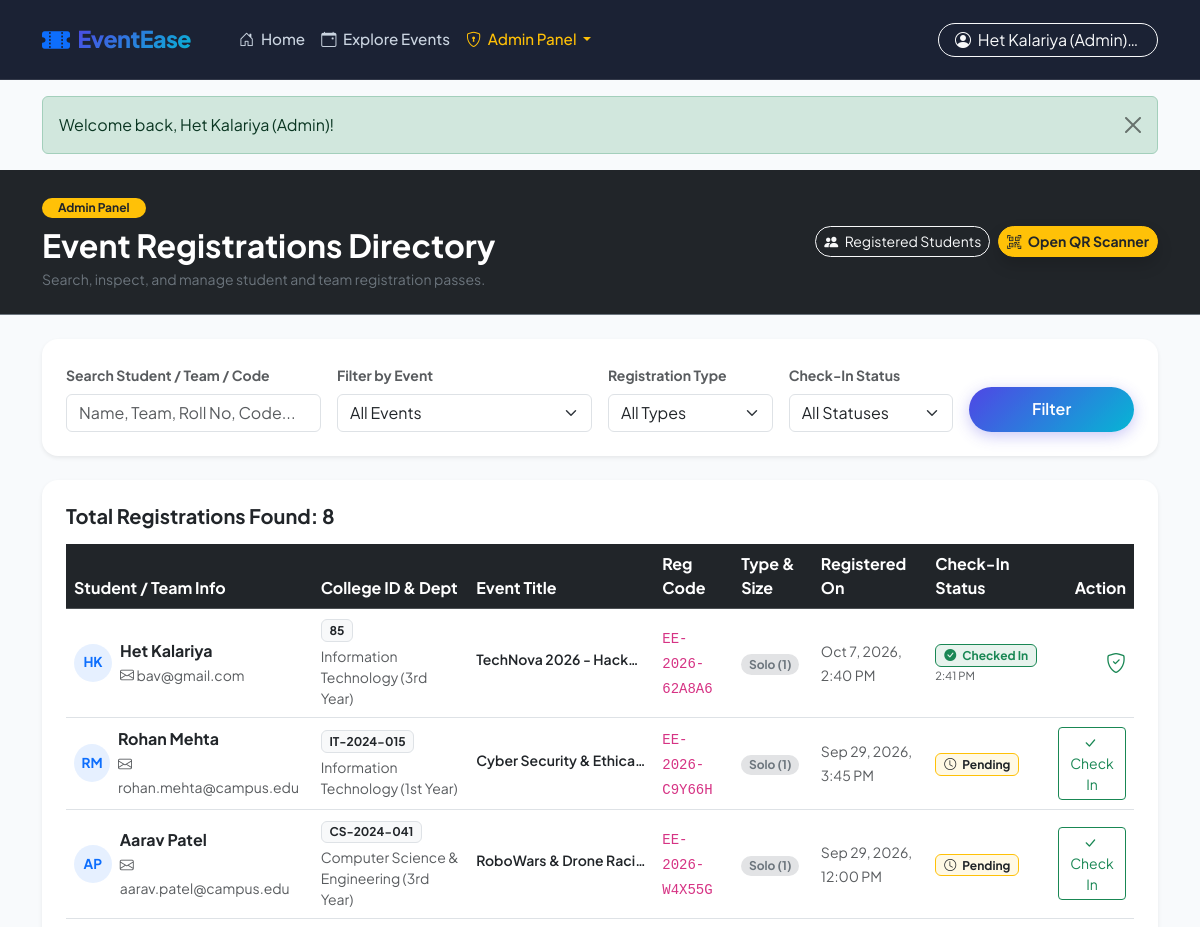
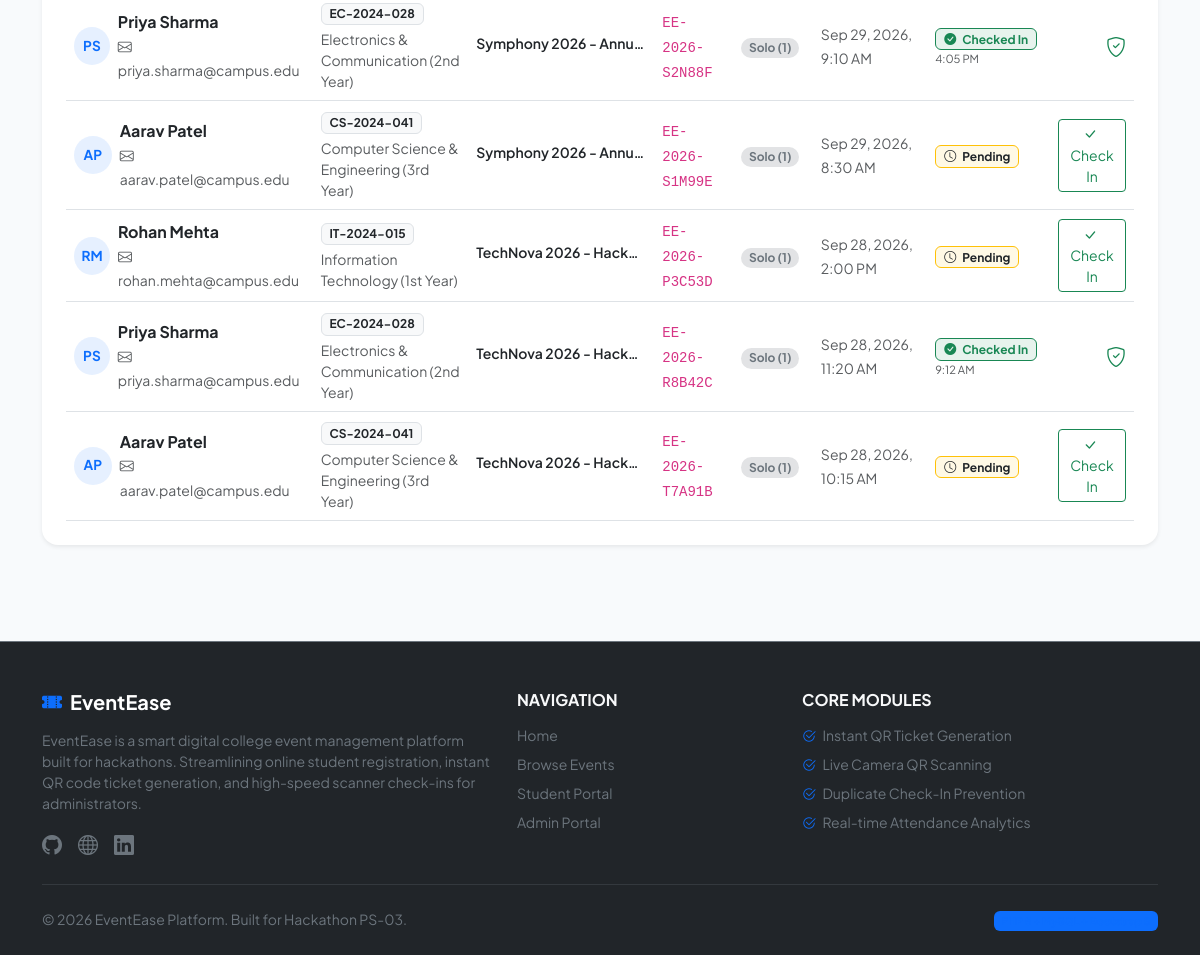
/admin/registrations.php (signed in), run on the app's committed database (2 pictures, top to bottom).
### tables this page shows
CREATE TABLE `registrations` (
  `id` INT AUTO_INCREMENT PRIMARY KEY,
  `user_id` INT NOT NULL,
  `event_id` INT NOT NULL,
  `registration_code` VARCHAR(50) NOT NULL UNIQUE,
  `qr_code` VARCHAR(255) NOT NULL,
  `checkin_status` ENUM('pending', 'checked_in') DEFAULT 'pending',
  `checkin_time` DATETIME DEFAULT NULL,
  `registered_at` TIMESTAMP DEFAULT CURRENT_TIMESTAMP,
  UNIQUE KEY `unique_user_event` (`user_id`, `event_id`),
  FOREIGN KEY (`user_id`) REFERENCES `users`(`id`) ON DELETE CASCADE,
  FOREIGN KEY (`event_id`) REFERENCES `events`(`id`) ON DELETE CASCADE
);

CREATE TABLE `users` (
  `id` INT AUTO_INCREMENT PRIMARY KEY,
  `name` VARCHAR(100) NOT NULL,
  `email` VARCHAR(100) NOT NULL UNIQUE,
  `phone` VARCHAR(20) NOT NULL,
  `college_id` VARCHAR(50) NOT NULL,
  `department` VARCHAR(100) NOT NULL,
  `year` VARCHAR(20) NOT NULL,
  `password` VARCHAR(255) NOT NULL,
  `role` ENUM('student', 'admin') DEFAULT 'student',
  `created_at` TIMESTAMP DEFAULT CURRENT_TIMESTAMP
);

CREATE TABLE `events` (
  `id` INT AUTO_INCREMENT PRIMARY KEY,
  `title` VARCHAR(150) NOT NULL,
  `category` VARCHAR(50) NOT NULL DEFAULT 'General',
  `description` TEXT NOT NULL,
  `rules` TEXT,
  `event_date` DATE NOT NULL,
  `event_time` TIME NOT NULL,
  `venue` VARCHAR(150) NOT NULL,
  `organizer` VARCHAR(100) NOT NULL DEFAULT 'Campus Event Committee',
  `capacity` INT NOT NULL,
  `registered_count` INT DEFAULT 0,
  `image` VARCHAR(255) DEFAULT 'default-event.jpg',
  `status` ENUM('active', 'completed', 'cancelled') DEFAULT 'active',
  `created_at` TIMESTAMP DEFAULT CURRENT_TIMESTAMP
);

### admin/registrations.php (the view, shortened to what this page needs)
<?php
$db = getDB();
$eventIdFilter = intval($_GET['event_id'] ?? 0);
$searchFilter  = trim($_GET['search'] ?? '');
$query = "
    SELECT r.*, u.name as student_name, u.email as student_email, u.phone, u.college_id, u.department, u.year, e.title as event_title, e.venue
    FROM registrations r
    JOIN users u ON r.user_id = u.id
    JOIN events e ON r.event_id = e.id
    WHERE 1=1
";
$params = [];
$query .= " ORDER BY r.registered_at DESC";
$stmt = $db->prepare($query);
$stmt->execute($params);
$registrations = $stmt->fetchAll();
require_once __DIR__ . '/../includes/header.php';
?>
<div class="bg-dark text-white py-4 mb-4 border-bottom border-secondary">
    <div class="container">
        <div class="row align-items-center">
            <div class="col-md-7">
                <span class="badge bg-warning text-dark px-3 py-1 rounded-pill mb-2 font-semibold">Admin Panel</span>
                <h2 class="fw-bold mb-1">Event Registrations Directory</h2>
                <p class="text-secondary small mb-0">Search, inspect, and manage student and team registration passes.</p>
            </div>
            <div class="col-md-5 text-md-end mt-3 mt-md-0 d-flex gap-2 justify-content-md-end">
                <a href="students.php" class="btn btn-outline-light btn-sm rounded-pill">
                    <i class="bi bi-people-fill me-1"></i> Registered Students
                </a>
                <a href="checkin.php" class="btn btn-warning btn-sm rounded-pill fw-bold text-dark shadow">
                    <i class="bi bi-qr-code-scan me-1"></i> Open QR Scanner
                </a>
            </div>
        </div>
    </div>
</div>
<div class="container mb-5">
    <div class="card shadow-sm border-0 rounded-4 mb-4">
        <div class="card-body p-3 p-md-4">
            <form action="registrations.php" method="GET" class="row g-3">
                <div class="col-md-3">
                    <label class="form-label small fw-bold text-muted">Search Student / Team / Code</label>
                    <input type="text" name="search" class="form-control" placeholder="Name, Team, Roll No, Code..." value="<?php echo htmlspecialchars($searchFilter); ?>">
                </div>
                <div class="col-md-3">
                    <label class="form-label small fw-bold text-muted">Filter by Event</label>
                    <select name="event_id" class="form-select" onchange="this.form.submit()">
                        <option value="0">All Events</option>
                    </select>
                </div>
                <div class="col-md-2">
                    <label class="form-label small fw-bold text-muted">Registration Type</label>
                    <select name="type" class="form-select" onchange="this.form.submit()">
                        <option value="">All Types</option>
                    </select>
                </div>
                <div class="col-md-2">
                    <label class="form-label small fw-bold text-muted">Check-In Status</label>
                    <select name="status" class="form-select" onchange="this.form.submit()">
                        <option value="">All Statuses</option>
                    </select>
                </div>
                <div class="col-md-2 d-flex align-items-end gap-2">
                    <button type="submit" class="btn btn-gradient-primary w-100">Filter</button>
                </div>
            </form>
        </div>
    </div>
    <div class="card border-0 shadow-sm rounded-4">
        <div class="card-body p-4">
            <div class="d-flex justify-content-between align-items-center mb-3">
                <h5 class="fw-bold mb-0">Total Registrations Found: <?php echo count($registrations); ?></h5>
            </div>
            <div class="table-responsive">
                <table class="table table-hover align-middle mb-0">
                    <thead class="table-dark">
                        <tr>
                            <th>Student / Team Info</th>
                            <th>College ID & Dept</th>
                            <th>Event Title</th>
                            <th>Reg Code</th>
                            <th>Type & Size</th>
                            <th>Registered On</th>
                            <th>Check-In Status</th>
                            <th class="text-end">Action</th>
                        </tr>
                    </thead>
                    <tbody>
                        <?php if (empty($registrations)): ?>
                            <tr><td colspan="8" class="text-center py-5 text-muted">No registration records found for the selected criteria.</td></tr>
                        <?php else: ?>
                            <?php foreach ($registrations as $r):
                                $isTeam = ($r['registration_type'] ?? '') === 'team';
                                $teamModalId = "teamModal_" . $r['id'];
                            ?>
                                <tr>
                                    <td>
                                        <div class="d-flex align-items-center gap-2">
                                            <div class="rounded-circle <?php echo $isTeam ? 'bg-primary text-white' : 'bg-primary bg-opacity-10 text-primary'; ?> fw-bold d-flex align-items-center justify-content-center" style="width: 38px; height: 38px; font-size: 0.85rem;">
                                                <?php if ($isTeam): ?>
                                                    <i class="bi bi-people-fill"></i>
                                                <?php else:
                                                    $parts = explode(' ', trim($r['student_name']));
                                                    $initials = strtoupper(substr($parts[0] ?? '', 0, 1) . substr($parts[1] ?? '', 0, 1));
                                                    echo htmlspecialchars($initials ?: 'ST');
                                                endif; ?>
                                            </div>
                                            <div>
                                                <?php if ($isTeam): ?>
                                                    <strong class="d-block text-primary">
                                                        <i class="bi bi-flag-fill me-1"></i> <?php echo htmlspecialchars($r['team_name'] ?? 'Team'); ?>
                                                    </strong>
                                                    <small class="text-muted">Leader: <?php echo htmlspecialchars($r['student_name']); ?></small>
                                                <?php else: ?>
                                                    <strong class="d-block text-dark"><?php echo htmlspecialchars($r['student_name']); ?></strong>
                                                    <small class="text-muted"><i class="bi bi-envelope"></i> <?php echo htmlspecialchars($r['student_email']); ?></small>
                                                <?php endif; ?>
                                            </div>
                                        </div>
                                    </td>
                                    <td>
                                        <span class="badge bg-light text-dark border mb-1"><?php echo htmlspecialchars($r['college_id']); ?></span>
                                        <small class="d-block text-muted"><?php echo htmlspecialchars($r['department']); ?> (<?php echo htmlspecialchars($r['year']); ?>)</small>
                                    </td>
                                    <td><small class="fw-semibold text-dark text-truncate d-inline-block" style="max-width: 170px;"><?php echo htmlspecialchars($r['event_title']); ?></small></td>
                                    <td><code><?php echo htmlspecialchars($r['registration_code']); ?></code></td>
                                    <td>
                                        <?php if ($isTeam): ?>
                                            <button type="button" class="btn btn-xs btn-outline-primary rounded-pill py-0 px-2 small" data-bs-toggle="modal" data-bs-target="#<?php echo $teamModalId; ?>">
                                                <i class="bi bi-people-fill me-1"></i> Team (<?php echo intval($r['team_size'] ?? 1); ?>)
                                            </button>
                                        <?php else: ?>
                                            <span class="badge bg-secondary-subtle text-secondary rounded-pill">Solo (1)</span>
                                        <?php endif; ?>
                                    </td>
                                    <td><small class="text-muted"><?php echo date('M j, Y, g:i A', strtotime($r['registered_at'])); ?></small></td>
                                    <td>
                                        <?php if ($r['checkin_status'] === 'checked_in'): ?>
                                            <span class="badge bg-success bg-opacity-10 text-success border border-success px-2 py-1">
                                                <i class="bi bi-check-circle-fill me-1"></i> Checked In
                                            </span>
                                            <?php if ($r['checkin_time']): ?>
                                                <small class="d-block text-muted" style="font-size: 0.7rem;"><?php echo date('g:i A', strtotime($r['checkin_time'])); ?></small>
                                            <?php endif; ?>
                                        <?php else: ?>
                                            <span class="badge bg-warning bg-opacity-10 text-dark border border-warning px-2 py-1">
                                                <i class="bi bi-clock me-1"></i> Pending
                                            </span>
                                        <?php endif; ?>
                                    </td>
                                    <td class="text-end">
                                        <?php if ($r['checkin_status'] === 'pending'): ?>
                                            <a href="registrations.php?action=manual_checkin&id=<?php echo $r['id']; ?><?php echo ($eventIdFilter > 0 ? '&event_id='.$eventIdFilter : ''); ?>" class="btn btn-sm btn-outline-success" onclick="return confirm('Manually mark this student/team as checked in?')">
                                                <i class="bi bi-check-lg me-1"></i> Check In
                                            </a>
                                        <?php else: ?>
                                            <span class="text-muted small"><i class="bi bi-shield-check text-success fs-5"></i></span>
                                        <?php endif; ?>
                                    </td>
                                </tr>
                            <?php endforeach; ?>
                        <?php endif; ?>
                    </tbody>
                </table>
            </div>
        </div>
    </div>
</div>
<?php require_once __DIR__ . '/../includes/footer.php'; ?>

### assets/css/style.css (style rules this page uses)
:root { --primary-color: #4f46e5; --primary-hover: #4338ca; --secondary-color: #06b6d4; --dark-color: #0f172a; --light-bg: #f8fafc; --card-bg: #ffffff; --border-color: #e2e8f0; --text-primary: #1e293b; --text-muted: #64748b; --accent-gradient: linear-gradient(135deg, #4f46e5 0%, #06b6d4 100%); --hero-gradient: linear-gradient(135deg, #0f172a 0%, #1e1b4b 50%, #312e81 100%); }
body { font-family: 'Plus Jakarta Sans', -apple-system, BlinkMacSystemFont, sans-serif; background-color: var(--light-bg); color: var(--text-primary); min-height: 100vh; display: flex; flex-direction: column; }
.btn-gradient-primary { background: var(--accent-gradient); color: #ffffff !important; font-weight: 600; border: none; padding: 0.65rem 1.4rem; border-radius: 50rem; box-shadow: 0 4px 15px rgba(79, 70, 229, 0.3); transition: all 0.3s ease; }

### data on the page
registrations: user.name "HK", user.name "Het Kalariya", user.email "bav@gmail.com", user.college_id "85", user.department "Information Technology", user.year "3rd Year", event.title "TechNova 2026 - Hack…", registration_code "EE-2026-62A8A6", registered_at "Oct 7, 2026, 2:40 PM", checkin_time "2:41 PM", checkin_status "checked_in" (drawn)
registrations: user.name "RM", user.name "Rohan Mehta", user.email "rohan.mehta@campus.edu", user.college_id "IT-2024-015", user.department "Information Technology", user.year "1st Year", event.title "Cyber Security & Ethica…", registration_code "EE-2026-C9Y66H", registered_at "Sep 29, 2026, 3:45 PM", checkin_status "pending" (drawn)
registrations: user.name "AP", user.name "Aarav Patel", user.email "aarav.patel@campus.edu", user.college_id "CS-2024-041", user.department "Computer Science & Engineering", user.year "3rd Year", event.title "RoboWars & Drone Raci…", registration_code "EE-2026-W4X55G", registered_at "Sep 29, 2026, 12:00 PM", checkin_status "pending" (drawn)
registrations: user.name "PS", user.name "Priya Sharma", user.email "priya.sharma@campus.edu", user.college_id "EC-2024-028", user.department "Electronics & Communication", user.year "2nd Year", event.title "Symphony 2026 - Annu…", registration_code "EE-2026-S2N88F", registered_at "Sep 29, 2026, 9:10 AM", checkin_time "4:05 PM", checkin_status "checked_in" (drawn)
registrations: user.name "AP", user.name "Aarav Patel", user.email "aarav.patel@campus.edu", user.college_id "CS-2024-041", user.department "Computer Science & Engineering", user.year "3rd Year", event.title "Symphony 2026 - Annu…", registration_code "EE-2026-S1M99E", registered_at "Sep 29, 2026, 8:30 AM", checkin_status "pending" (drawn)
registrations: user.name "RM", user.name "Rohan Mehta", user.email "rohan.mehta@campus.edu", user.college_id "IT-2024-015", user.department "Information Technology", user.year "1st Year", event.title "TechNova 2026 - Hack…", registration_code "EE-2026-P3C53D", registered_at "Sep 28, 2026, 2:00 PM", checkin_status "pending" (drawn)
registrations: user.name "PS", user.name "Priya Sharma", user.email "priya.sharma@campus.edu", user.college_id "EC-2024-028", user.department "Electronics & Communication", user.year "2nd Year", event.title "TechNova 2026 - Hack…", registration_code "EE-2026-R8B42C", registered_at "Sep 28, 2026, 11:20 AM", checkin_time "9:12 AM", checkin_status "checked_in" (drawn)
registrations: user.name "AP", user.name "Aarav Patel", user.email "aarav.patel@campus.edu", user.college_id "CS-2024-041", user.department "Computer Science & Engineering", user.year "3rd Year", event.title "TechNova 2026 - Hack…", registration_code "EE-2026-T7A91B", registered_at "Sep 28, 2026, 10:15 AM", checkin_status "pending" (drawn)

### other printed values
$_SESSION['user_name'] "Het Kalariya (Admin)"
$flash['message'] "Welcome back, Het Kalariya (Admin)!"
count($registrations) "8"
